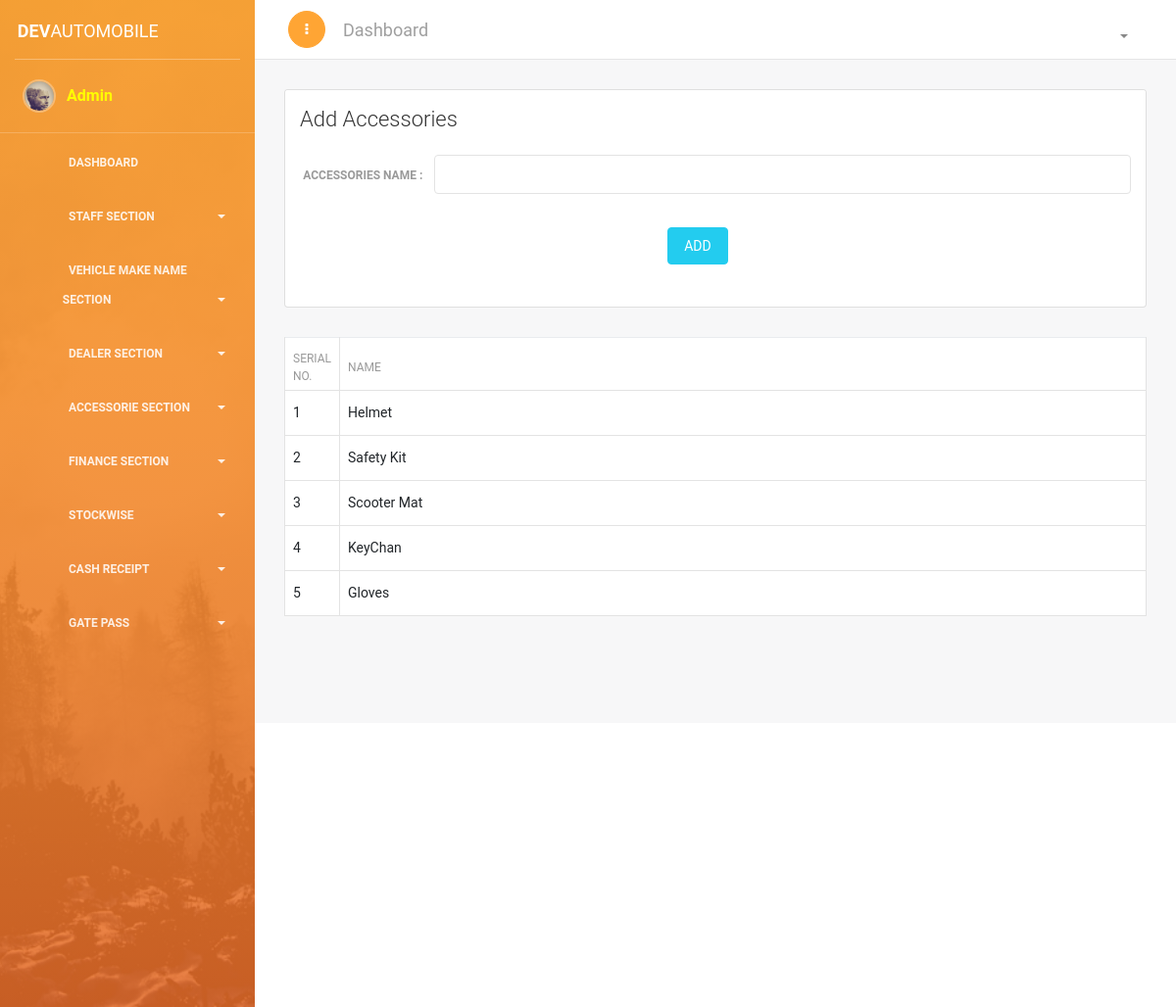
/add-accessories.php (signed in), run on an earlier commit of the app's database.
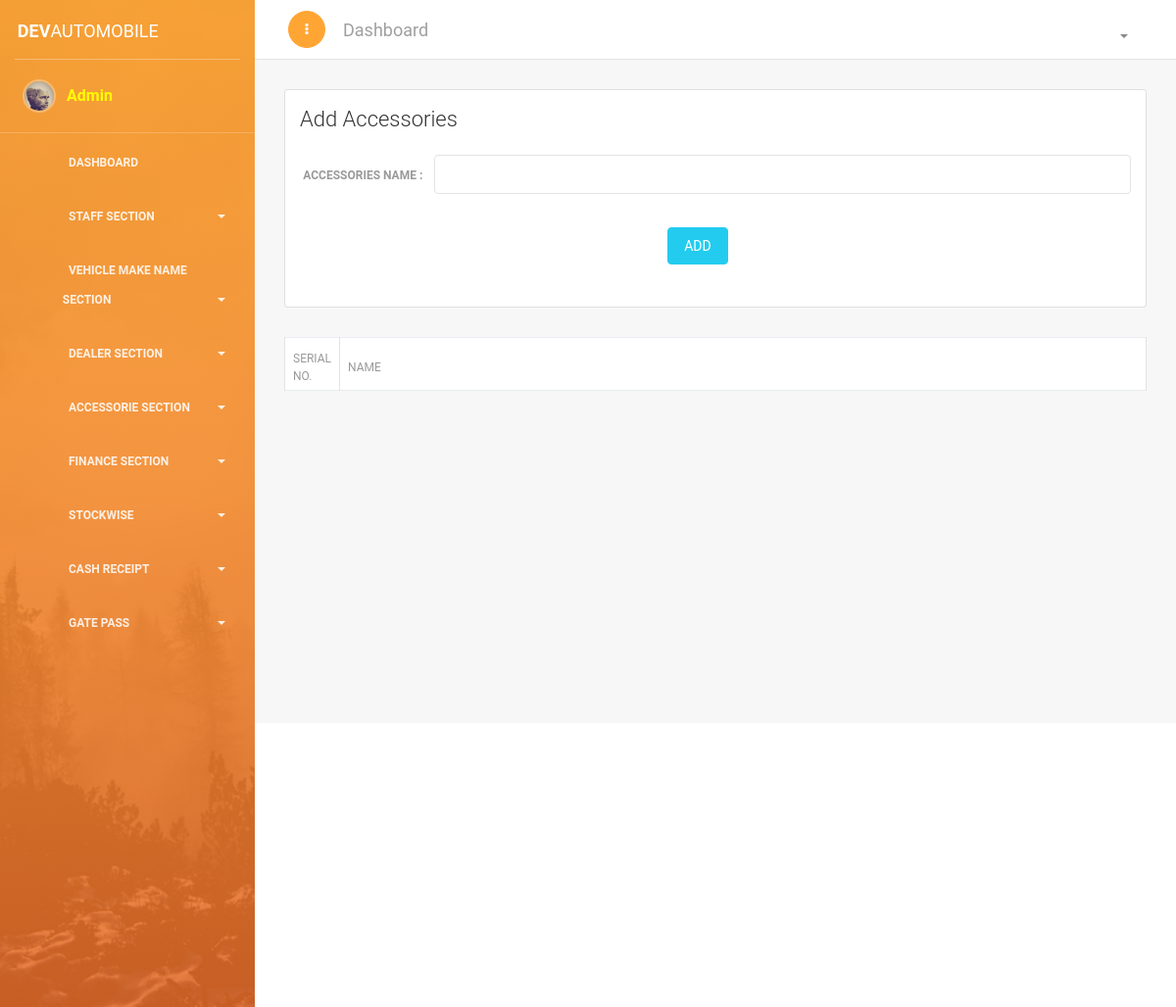
And on a later commit of the database.
### tables this page shows
CREATE TABLE `accessories` (
  `id` int(11) NOT NULL,
  `name` varchar(150) NOT NULL
);

### add-accessories.php (the view, shortened to what this page needs)
<?php
if(!isset($_SESSION['name'])){
echo "<script> window.open('login.php', '_self')</script>";
}else{
require_once('header/header.php');
require_once('header/conn.php');
?>
<link href="https://cdn.datatables.net/1.10.18/css/dataTables.bootstrap4.min.css" rel="stylesheet">
<div class="content">
<div class="container-fluid">
<div class="row">
<div class="col-md-12">
<div class="card ">
<div class="card-header ">
<h4 class="card-title"> Add Accessories </h4>
</div>
<div class="card-body ">
<form method="POST" action="#" class="form-horizontal">
<div class="row">
<label class="col-sm-2 control-label"><b> Accessories Name : </b></label>
<div class="col-sm-10">
<div class="form-group has-success">
<input type="text" name="name" class="form-control" required>
</div>
</div>
</div>
<div class="row">
<div class="col-sm-2">
</div>
<div class="col-sm-10">
<div class="row">
<div class="col-md-4">
</div>
<div class="col-md-4">
<div class="form-group">
<button type="submit" name="add" class="btn btn-fill btn-info">ADD</button>
</div>
</div>
<div class="col-md-4">
</div>
</div>
</div>
</div>
</form>
</div>
</div>
</div>
<div class="container">
<table class="table table-bordered" id="dataTable" width="100%" cellspacing="0" style="background-color: white; ">
<thead>
<tr>
<th width="5%"> Serial No.</th>
<th> Name</th>
</tr>
</thead>
<tbody>
<?php
$s = "select * FROM accessories";
$se = mysqli_query($conn , $s);
$i=0;
while ($sel = mysqli_fetch_array($se)) {
	$i++;
?>
<tr>
<td><?php echo $i; ?></td>
<td><?php echo $sel['name']?></td>
</tr>
<?php } ?>
</tbody>
</table>
</div>
</div>
</div>
</div>
<?php
require_once('header/footer.php');
 } ?>

What changed in the data, as far as the page shows it:
removed accessories: name "Helmet"
removed accessories: name "Safety Kit"
removed accessories: name "Scooter Mat"
removed accessories: name "KeyChan"
removed accessories: name "Gloves"
